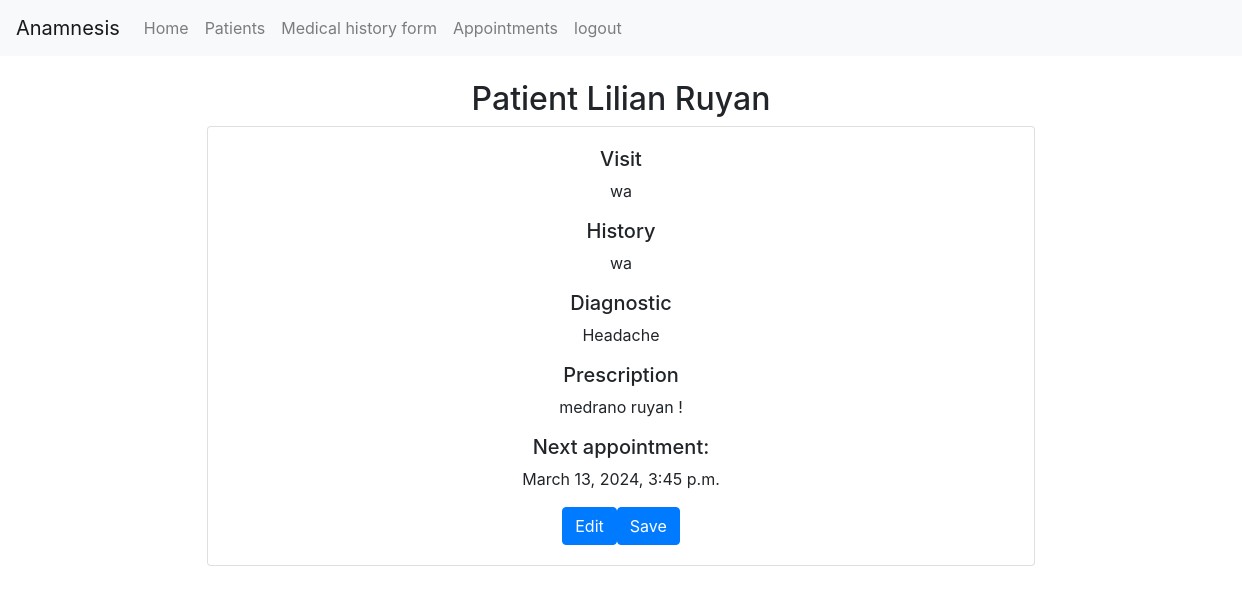
/fileview/1 (signed in), run on the app's committed database.
### anamnesis/models.py (models this page shows)
class Patienthistory(models.Model):
    patient = models.ForeignKey(Patient, on_delete=models.CASCADE, blank=True, null=True, related_name="patient_history")
    date = models.DateTimeField() #date the file was created
    diagnostic =models.CharField(max_length=500, blank=True, null=True)
    history =models.CharField(max_length=500, blank=True, null=True) # Explanation of the symptoms
    prescription = models.CharField(max_length=500, blank=True, null=True)
    visit = models.CharField(max_length=30, blank=True, null=True) # Reason the patient is visiting
    nextappointment = models.DateTimeField(null=True)

class Patient(models.Model):
    doctor = models.ForeignKey(User, on_delete=models.CASCADE, blank=True, null=True, related_name="patients")
    name = models.CharField(max_length=25, blank=True)
    lastname = models.CharField(max_length=25, blank=True)
    address = models.CharField(max_length=50, blank=True, null=True)
    city = models.CharField(max_length=30, blank=True, null=True)
    state = models.CharField(max_length=20, blank=True, null=True)
    phonenumber = models.CharField(max_length=15, blank=True, null=True)
    date = models.DateTimeField(null=True)
    def __str__(self):
        return f"Patient {self.name} {self.lastname}"

### anamnesis/views.py (the view)
# urls.py: path("fileview/<int:file_id>", views.fileview, name="fileview"),
def fileview(request, file_id):
    fileofpatient = Patienthistory.objects.get(pk=file_id)
    return render(request, "anamnesis/fileview.html", {
        "fileofpatient": fileofpatient,
    })

### anamnesis/templates/anamnesis/fileview.html (shortened to what this page needs)
{% extends "anamnesis/layout.html" %}
{% load static %}
{% block body %}
{% if user.is_authenticated %}
    <h2 class="mt-4" style="text-align: center;">{{fileofpatient.patient}}</h2>
        <div class="card container col-sm-8" style="text-align: center;">
            <div class="card-body">
                <h5 class="card-title mb-2">Visit</h5>
                <p class="card-text">{{fileofpatient.visit}}</p>
                <h5 class="card-subtitletitle mb-2">History</h5>
                <p class="card-text">{{fileofpatient.history}}</p>
                <h5 class="card-title mb-2">Diagnostic</h5>
                <p id="diagnostic_{{fileofpatient.id}}" class="card-text">{{fileofpatient.diagnostic}}</p>
                <h5 class="card-title mb-2">Prescription</h5>
                <p id="prescription_{{fileofpatient.id}}" class="card-text">{{fileofpatient.prescription}}</p>
                <h5 class="card-title mb-2">Next appointment:</h5>
                <p id="nextappointment_{{fileofpatient.id}}" class="card-text">{{fileofpatient.nextappointment}}</p>
                <button type="button" class="btn btn-primary" onclick="edit({{fileofpatient.id}})">Edit</button><button type="button" class="btn btn-primary" onclick="save({{fileofpatient.id}})">Save</button>
            </div>
        </div>
{% else %}
<h1>403  You do not have access. Log in</h1>
{% endif %}
{% endblock %}

### anamnesis/static/anamnesis/styles.css (style rules this page uses)
body { position: relative; }

### data on the page
Patienthistory: patient "Patient Lilian Ruyan", visit "wa", history "wa", diagnostic "Headache", prescription "medrano ruyan !", nextappointment "March 13, 2024, 3:45 p.m."
